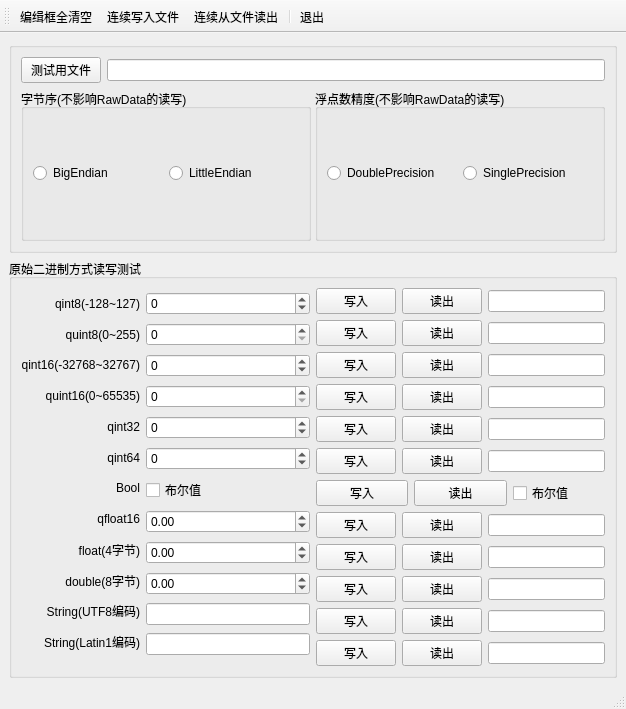
<?xml version="1.0" encoding="UTF-8"?>
<ui version="4.0">
 <class>MainWindow</class>
 <widget class="QMainWindow" name="MainWindow">
  <property name="geometry">
   <rect>
    <x>0</x>
    <y>0</y>
    <width>626</width>
    <height>709</height>
   </rect>
  </property>
  <property name="windowTitle">
   <string>MainWindow</string>
  </property>
  <widget class="QWidget" name="centralwidget">
   <layout class="QVBoxLayout" name="verticalLayout_5">
    <item>
     <widget class="QGroupBox" name="groupBox">
      <property name="title">
       <string/>
      </property>
      <layout class="QVBoxLayout" name="verticalLayout_4">
       <property name="spacing">
        <number>6</number>
       </property>
       <item>
        <layout class="QHBoxLayout" name="horizontalLayout_17">
         <item>
          <widget class="QPushButton" name="pushButton">
           <property name="text">
            <string>测试用文件</string>
           </property>
          </widget>
         </item>
         <item>
          <widget class="QLineEdit" name="lineEdit_Filename"/>
         </item>
        </layout>
       </item>
       <item>
        <layout class="QHBoxLayout" name="horizontalLayout_18">
         <property name="spacing">
          <number>4</number>
         </property>
         <item>
          <widget class="QGroupBox" name="groupBox_3">
           <property name="title">
            <string>字节序(不影响RawData的读写)</string>
           </property>
           <layout class="QHBoxLayout" name="horizontalLayout_19">
            <item>
             <widget class="QRadioButton" name="radioButton_BigEndian">
              <property name="text">
               <string>BigEndian</string>
              </property>
             </widget>
            </item>
            <item>
             <widget class="QRadioButton" name="radioButton_LittleEndian">
              <property name="text">
               <string>LittleEndian</string>
              </property>
             </widget>
            </item>
           </layout>
          </widget>
         </item>
         <item>
          <widget class="QGroupBox" name="groupBox_4">
           <property name="title">
            <string>浮点数精度(不影响RawData的读写)</string>
           </property>
           <layout class="QHBoxLayout" name="horizontalLayout_20">
            <item>
             <widget class="QRadioButton" name="radioButton_DoublePrecision">
              <property name="text">
               <string>DoublePrecision</string>
              </property>
             </widget>
            </item>
            <item>
             <widget class="QRadioButton" name="radioButton_SinglePrecision">
              <property name="text">
               <string>SinglePrecision</string>
              </property>
             </widget>
            </item>
           </layout>
          </widget>
         </item>
        </layout>
       </item>
      </layout>
     </widget>
    </item>
    <item>
     <widget class="QGroupBox" name="groupBox_ReadAndWriteDate">
      <property name="title">
       <string>原始二进制方式读写测试</string>
      </property>
      <layout class="QHBoxLayout" name="horizontalLayout_16">
       <item>
        <layout class="QHBoxLayout" name="horizontalLayout_15">
         <item>
          <layout class="QVBoxLayout" name="verticalLayout_3">
           <property name="spacing">
            <number>0</number>
           </property>
           <property name="leftMargin">
            <number>0</number>
           </property>
           <property name="bottomMargin">
            <number>9</number>
           </property>
           <item>
            <widget class="QLabel" name="label">
             <property name="text">
              <string>qint8(-128~127)</string>
             </property>
             <property name="alignment">
              <set>Qt::AlignRight|Qt::AlignTrailing|Qt::AlignVCenter</set>
             </property>
            </widget>
           </item>
           <item>
            <widget class="QLabel" name="label_2">
             <property name="text">
              <string>quint8(0~255)</string>
             </property>
             <property name="alignment">
              <set>Qt::AlignRight|Qt::AlignTrailing|Qt::AlignVCenter</set>
             </property>
            </widget>
           </item>
           <item>
            <widget class="QLabel" name="label_3">
             <property name="text">
              <string>qint16(-32768~32767)</string>
             </property>
             <property name="alignment">
              <set>Qt::AlignRight|Qt::AlignTrailing|Qt::AlignVCenter</set>
             </property>
            </widget>
           </item>
           <item>
            <widget class="QLabel" name="label_4">
             <property name="text">
              <string>quint16(0~65535)</string>
             </property>
             <property name="alignment">
              <set>Qt::AlignRight|Qt::AlignTrailing|Qt::AlignVCenter</set>
             </property>
            </widget>
           </item>
           <item>
            <widget class="QLabel" name="label_5">
             <property name="layoutDirection">
              <enum>Qt::RightToLeft</enum>
             </property>
             <property name="text">
              <string>qint32</string>
             </property>
             <property name="alignment">
              <set>Qt::AlignRight|Qt::AlignTrailing|Qt::AlignVCenter</set>
             </property>
            </widget>
           </item>
           <item>
            <widget class="QLabel" name="label_6">
             <property name="text">
              <string>qint64</string>
             </property>
             <property name="alignment">
              <set>Qt::AlignRight|Qt::AlignTrailing|Qt::AlignVCenter</set>
             </property>
            </widget>
           </item>
           <item>
            <widget class="QLabel" name="label_7">
             <property name="text">
              <string>Bool</string>
             </property>
             <property name="alignment">
              <set>Qt::AlignRight|Qt::AlignTrailing|Qt::AlignVCenter</set>
             </property>
            </widget>
           </item>
           <item>
            <widget class="QLabel" name="label_8">
             <property name="text">
              <string>qfloat16</string>
             </property>
             <property name="alignment">
              <set>Qt::AlignRight|Qt::AlignTrailing|Qt::AlignVCenter</set>
             </property>
            </widget>
           </item>
           <item>
            <widget class="QLabel" name="label_9">
             <property name="text">
              <string>float(4字节)</string>
             </property>
             <property name="alignment">
              <set>Qt::AlignRight|Qt::AlignTrailing|Qt::AlignVCenter</set>
             </property>
            </widget>
           </item>
           <item>
            <widget class="QLabel" name="label_10">
             <property name="text">
              <string>double(8字节)</string>
             </property>
             <property name="alignment">
              <set>Qt::AlignRight|Qt::AlignTrailing|Qt::AlignVCenter</set>
             </property>
            </widget>
           </item>
           <item>
            <widget class="QLabel" name="label_11">
             <property name="text">
              <string>String(UTF8编码)</string>
             </property>
             <property name="alignment">
              <set>Qt::AlignRight|Qt::AlignTrailing|Qt::AlignVCenter</set>
             </property>
            </widget>
           </item>
           <item>
            <widget class="QLabel" name="label_12">
             <property name="text">
              <string>String(Latin1编码)</string>
             </property>
             <property name="alignment">
              <set>Qt::AlignRight|Qt::AlignTrailing|Qt::AlignVCenter</set>
             </property>
            </widget>
           </item>
          </layout>
         </item>
         <item>
          <layout class="QVBoxLayout" name="verticalLayout_2">
           <property name="spacing">
            <number>4</number>
           </property>
           <item>
            <widget class="QSpinBox" name="spinBox_Qint">
             <property name="minimum">
              <number>-128</number>
             </property>
             <property name="maximum">
              <number>127</number>
             </property>
            </widget>
           </item>
           <item>
            <widget class="QSpinBox" name="spinBox_QUint">
             <property name="maximum">
              <number>255</number>
             </property>
            </widget>
           </item>
           <item>
            <widget class="QSpinBox" name="spinBox_Qint16">
             <property name="minimum">
              <number>-32768</number>
             </property>
             <property name="maximum">
              <number>32767</number>
             </property>
            </widget>
           </item>
           <item>
            <widget class="QSpinBox" name="spinBox_QUint16">
             <property name="maximum">
              <number>65535</number>
             </property>
            </widget>
           </item>
           <item>
            <widget class="QSpinBox" name="spinBox_Qint32">
             <property name="minimum">
              <number>-999999999</number>
             </property>
             <property name="maximum">
              <number>2147483647</number>
             </property>
            </widget>
           </item>
           <item>
            <widget class="QSpinBox" name="spinBox_Qint64">
             <property name="minimum">
              <number>-999999999</number>
             </property>
             <property name="maximum">
              <number>999999999</number>
             </property>
            </widget>
           </item>
           <item>
            <widget class="QCheckBox" name="checkBox_Bool">
             <property name="text">
              <string>布尔值</string>
             </property>
            </widget>
           </item>
           <item>
            <widget class="QDoubleSpinBox" name="spinBox_QFloat16">
             <property name="minimum">
              <double>-60000.000000000000000</double>
             </property>
             <property name="maximum">
              <double>666666.000000000000000</double>
             </property>
            </widget>
           </item>
           <item>
            <widget class="QDoubleSpinBox" name="spinBox_QFloat">
             <property name="minimum">
              <double>-9999999.000000000000000</double>
             </property>
             <property name="maximum">
              <double>99999999.000000000000000</double>
             </property>
            </widget>
           </item>
           <item>
            <widget class="QDoubleSpinBox" name="spinBox_QDouble">
             <property name="minimum">
              <double>-999999999999999945575230987042816.000000000000000</double>
             </property>
             <property name="maximum">
              <double>999999999999999945575230987042816.000000000000000</double>
             </property>
            </widget>
           </item>
           <item>
            <widget class="QLineEdit" name="lineEdit_QCharString"/>
           </item>
           <item>
            <widget class="QLineEdit" name="lineEdit_QString"/>
           </item>
          </layout>
         </item>
        </layout>
       </item>
       <item>
        <layout class="QVBoxLayout" name="verticalLayout">
         <item>
          <layout class="QHBoxLayout" name="horizontalLayout">
           <item>
            <widget class="QPushButton" name="pushButton_QInt8Write">
             <property name="text">
              <string>写入</string>
             </property>
            </widget>
           </item>
           <item>
            <widget class="QPushButton" name="pushButton_QInt8Read">
             <property name="text">
              <string>读出</string>
             </property>
            </widget>
           </item>
           <item>
            <widget class="QLineEdit" name="lineEdit_Qint"/>
           </item>
          </layout>
         </item>
         <item>
          <layout class="QHBoxLayout" name="horizontalLayout_2">
           <item>
            <widget class="QPushButton" name="pushButton_QUint8Write">
             <property name="text">
              <string>写入</string>
             </property>
            </widget>
           </item>
           <item>
            <widget class="QPushButton" name="pushButton_QUint8Read">
             <property name="text">
              <string>读出</string>
             </property>
            </widget>
           </item>
           <item>
            <widget class="QLineEdit" name="lineEdit_QUint"/>
           </item>
          </layout>
         </item>
         <item>
          <layout class="QHBoxLayout" name="horizontalLayout_3">
           <item>
            <widget class="QPushButton" name="pushButton_QInt16Write">
             <property name="text">
              <string>写入</string>
             </property>
            </widget>
           </item>
           <item>
            <widget class="QPushButton" name="pushButton_QInt16Read">
             <property name="text">
              <string>读出</string>
             </property>
            </widget>
           </item>
           <item>
            <widget class="QLineEdit" name="lineEdit_Qint16"/>
           </item>
          </layout>
         </item>
         <item>
          <layout class="QHBoxLayout" name="horizontalLayout_4">
           <item>
            <widget class="QPushButton" name="pushButton_QUint16Write">
             <property name="text">
              <string>写入</string>
             </property>
            </widget>
           </item>
           <item>
            <widget class="QPushButton" name="pushButton_QUint16Read">
             <property name="text">
              <string>读出</string>
             </property>
            </widget>
           </item>
           <item>
            <widget class="QLineEdit" name="lineEdit_QUint16"/>
           </item>
          </layout>
         </item>
         <item>
          <layout class="QHBoxLayout" name="horizontalLayout_5">
           <item>
            <widget class="QPushButton" name="pushButton_QInt32Write">
             <property name="text">
              <string>写入</string>
             </property>
            </widget>
           </item>
           <item>
            <widget class="QPushButton" name="pushButton_QInt32Read">
             <property name="text">
              <string>读出</string>
             </property>
            </widget>
           </item>
           <item>
            <widget class="QLineEdit" name="lineEdit_Qint32"/>
           </item>
          </layout>
         </item>
         <item>
          <layout class="QHBoxLayout" name="horizontalLayout_6">
           <item>
            <widget class="QPushButton" name="pushButton_QInt64Write">
             <property name="text">
              <string>写入</string>
             </property>
            </widget>
           </item>
           <item>
            <widget class="QPushButton" name="pushButton_QInt64Read">
             <property name="text">
              <string>读出</string>
             </property>
            </widget>
           </item>
           <item>
            <widget class="QLineEdit" name="lineEdit_Qint64"/>
           </item>
          </layout>
         </item>
         <item>
          <layout class="QHBoxLayout" name="horizontalLayout_7">
           <item>
            <widget class="QPushButton" name="pushButton_BoolWrite">
             <property name="text">
              <string>写入</string>
             </property>
            </widget>
           </item>
           <item>
            <widget class="QPushButton" name="pushButton_BoolRead">
             <property name="text">
              <string>读出</string>
             </property>
            </widget>
           </item>
           <item>
            <widget class="QCheckBox" name="checkBox_IsBool">
             <property name="text">
              <string>布尔值</string>
             </property>
            </widget>
           </item>
          </layout>
         </item>
         <item>
          <layout class="QHBoxLayout" name="horizontalLayout_8">
           <item>
            <widget class="QPushButton" name="pushButton_QFloat16Write">
             <property name="text">
              <string>写入</string>
             </property>
            </widget>
           </item>
           <item>
            <widget class="QPushButton" name="pushButton_QFloat16Read">
             <property name="text">
              <string>读出</string>
             </property>
            </widget>
           </item>
           <item>
            <widget class="QLineEdit" name="lineEdit_QFloat16"/>
           </item>
          </layout>
         </item>
         <item>
          <layout class="QHBoxLayout" name="horizontalLayout_9">
           <item>
            <widget class="QPushButton" name="pushButton_QFloatWrite">
             <property name="text">
              <string>写入</string>
             </property>
            </widget>
           </item>
           <item>
            <widget class="QPushButton" name="pushButton_QFloatRead">
             <property name="text">
              <string>读出</string>
             </property>
            </widget>
           </item>
           <item>
            <widget class="QLineEdit" name="lineEdit_QFloat"/>
           </item>
          </layout>
         </item>
         <item>
          <layout class="QHBoxLayout" name="horizontalLayout_10">
           <item>
            <widget class="QPushButton" name="pushButton_QDoubleWrite">
             <property name="text">
              <string>写入</string>
             </property>
            </widget>
           </item>
           <item>
            <widget class="QPushButton" name="pushButton_QDoubleRead">
             <property name="text">
              <string>读出</string>
             </property>
            </widget>
           </item>
           <item>
            <widget class="QLineEdit" name="lineEdit_QDouble"/>
           </item>
          </layout>
         </item>
         <item>
          <layout class="QHBoxLayout" name="horizontalLayout_11">
           <item>
            <widget class="QPushButton" name="pushButton_QCharWrite">
             <property name="text">
              <string>写入</string>
             </property>
            </widget>
           </item>
           <item>
            <widget class="QPushButton" name="pushButton_QCahrRead">
             <property name="text">
              <string>读出</string>
             </property>
            </widget>
           </item>
           <item>
            <widget class="QLineEdit" name="lineEdit_ShowQCharString"/>
           </item>
          </layout>
         </item>
         <item>
          <layout class="QHBoxLayout" name="horizontalLayout_12">
           <item>
            <widget class="QPushButton" name="pushButton_QStringWrite">
             <property name="text">
              <string>写入</string>
             </property>
            </widget>
           </item>
           <item>
            <widget class="QPushButton" name="pushButton_QStringRead">
             <property name="text">
              <string>读出</string>
             </property>
            </widget>
           </item>
           <item>
            <widget class="QLineEdit" name="lineEdit_ShowQString"/>
           </item>
          </layout>
         </item>
         <item>
          <layout class="QHBoxLayout" name="horizontalLayout_13"/>
         </item>
         <item>
          <layout class="QHBoxLayout" name="horizontalLayout_14"/>
         </item>
        </layout>
       </item>
      </layout>
     </widget>
    </item>
   </layout>
  </widget>
  <widget class="QMenuBar" name="menubar">
   <property name="geometry">
    <rect>
     <x>0</x>
     <y>0</y>
     <width>626</width>
     <height>21</height>
    </rect>
   </property>
  </widget>
  <widget class="QStatusBar" name="statusbar"/>
  <widget class="QToolBar" name="toolBar">
   <property name="windowTitle">
    <string>toolBar</string>
   </property>
   <attribute name="toolBarArea">
    <enum>TopToolBarArea</enum>
   </attribute>
   <attribute name="toolBarBreak">
    <bool>false</bool>
   </attribute>
   <addaction name="action_EditClearAll"/>
   <addaction name="action_WriteToFile"/>
   <addaction name="action_ReadFromFile"/>
   <addaction name="separator"/>
   <addaction name="action_Quit"/>
  </widget>
  <action name="action_EditClearAll">
   <property name="text">
    <string>编缉框全清空</string>
   </property>
   <property name="toolTip">
    <string>清空全部编缉框</string>
   </property>
  </action>
  <action name="action_WriteToFile">
   <property name="text">
    <string>连续写入文件</string>
   </property>
   <property name="toolTip">
    <string>连续写入文件内容</string>
   </property>
  </action>
  <action name="action_ReadFromFile">
   <property name="text">
    <string>连续从文件读出</string>
   </property>
   <property name="toolTip">
    <string>连续从文件读出内容</string>
   </property>
  </action>
  <action name="action_Quit">
   <property name="text">
    <string>退出</string>
   </property>
   <property name="toolTip">
    <string>退出</string>
   </property>
  </action>
 </widget>
 <resources/>
 <connections>
  <connection>
   <sender>action_Quit</sender>
   <signal>triggered()</signal>
   <receiver>MainWindow</receiver>
   <slot>close()</slot>
   <hints>
    <hint type="sourcelabel">
     <x>-1</x>
     <y>-1</y>
    </hint>
    <hint type="destinationlabel">
     <x>399</x>
     <y>299</y>
    </hint>
   </hints>
  </connection>
 </connections>
</ui>
